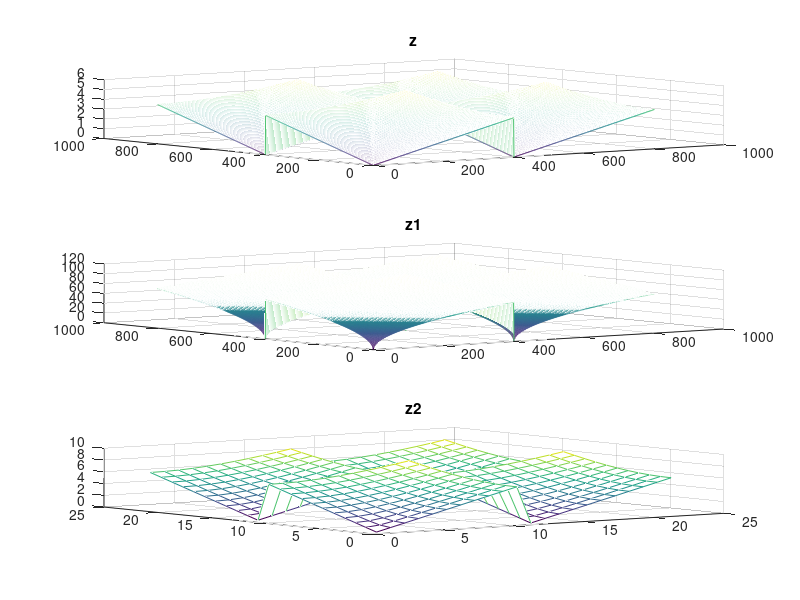

Write MATLAB code to recreate this figure.
%4.17
clc

a = input('a = ');
b = input('b = ');
c = input('c = ');

[x, y] = meshgrid([0:0.01:4, 0:0.01:4]);
[x1, y1] = meshgrid([0:pi/5:2*pi, 0:pi/5:2*pi]); 

z = sqrt( ((x.^2)/(a^2) + (y.^2)/(b^2))*c^2 );
z1 = sqrt( ((x^2)/(a^2) + (y^2)/(b^2))*c^2 ); %sai!
z2 = sqrt( ((x1.^2)/(a^2) + (y1.^2)/(b^2))*c^2 );

subplot(3, 1, 1); mesh(z); title('z');
subplot(3, 1, 2); mesh(z1); title('z1'); %do thi bi sai!
subplot(3, 1, 3); mesh(z2); title('z2');